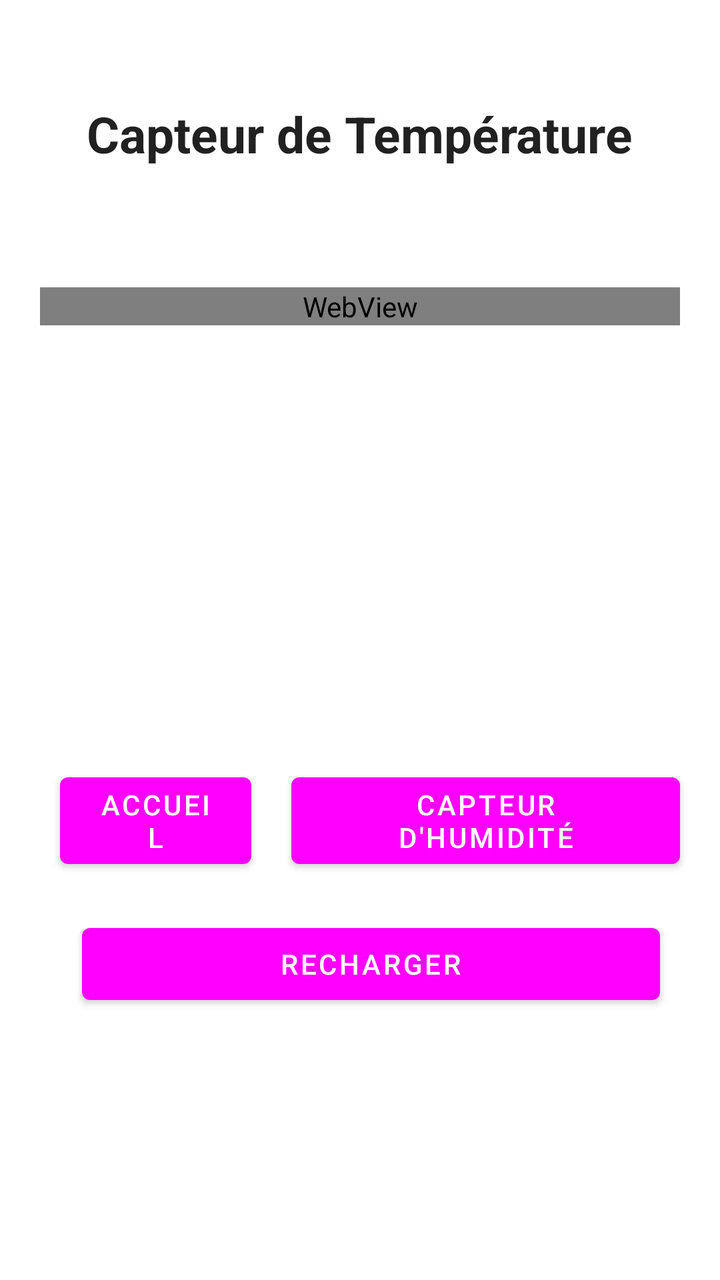
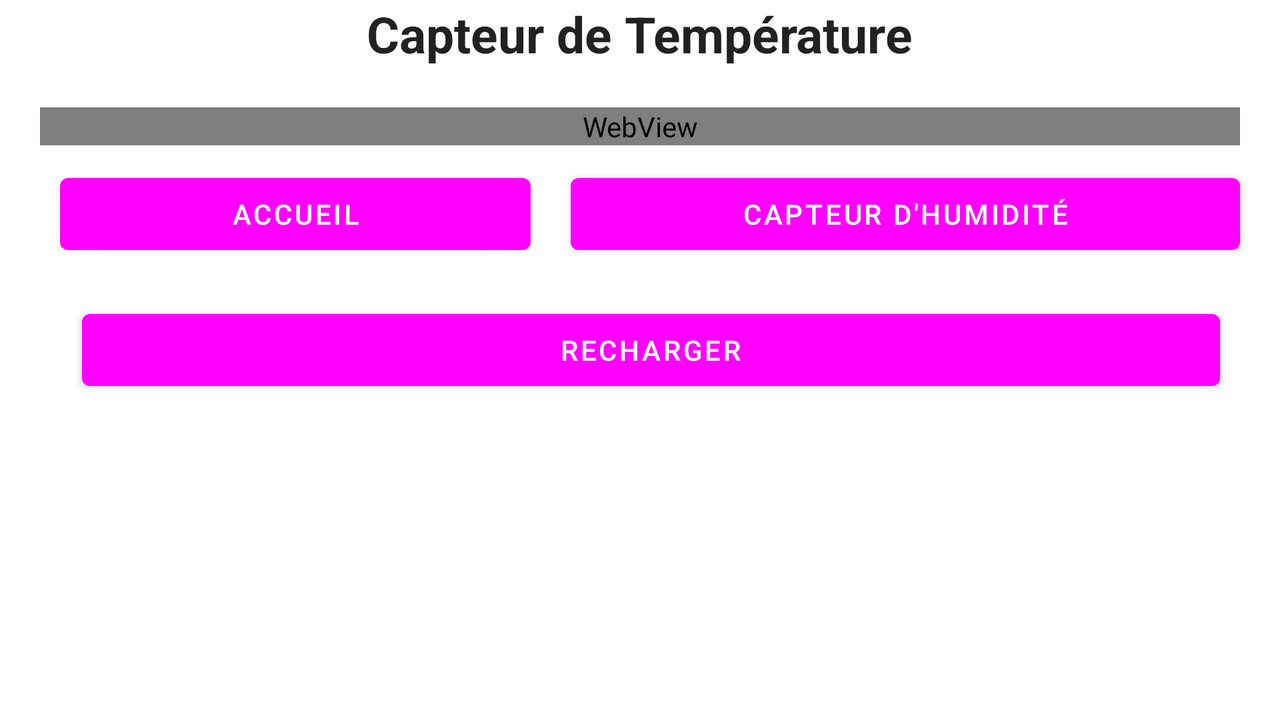

The same Android screen from two of the app's own layout files: first res/layout/ as a phone draws it, then the repository's variant for another configuration, drawn on a device whose configuration selects that folder. Both files follow.
<!-- AndroidManifest.xml: application theme Theme.WeatherReport -->
<!-- res/layout/temperature.xml -->
<?xml version="1.0" encoding="utf-8"?>
<androidx.constraintlayout.widget.ConstraintLayout xmlns:android="http://schemas.android.com/apk/res/android"
    xmlns:app="http://schemas.android.com/apk/res-auto"
    xmlns:tools="http://schemas.android.com/tools"
    android:layout_width="match_parent"
    android:layout_height="match_parent"
    tools:context=".Temperature"
    android:layout_marginTop="50dp"
    android:orientation="horizontal">


    <HorizontalScrollView
        android:layout_width="match_parent"
        android:layout_height="match_parent"
        android:fillViewport="true">

        <LinearLayout
            android:layout_width="match_parent"
            android:layout_height="match_parent"
            android:orientation="vertical">

            <TextView
                android:layout_width="wrap_content"
                android:layout_height="wrap_content"
                android:text="@string/temperature"
                style="@style/titre"/>

            <WebView
                android:id="@+id/afficheFieldTmp"
                android:layout_width="match_parent"
                android:layout_height="wrap_content"
                android:layout_margin="20dp">

            </WebView>

            <LinearLayout
                android:layout_width="match_parent"
                android:layout_height="wrap_content"
                android:orientation="horizontal"
                android:layout_marginTop="200dp">

                <Button
                    android:id="@+id/buttonHome"
                    android:layout_width="wrap_content"
                    android:layout_height="wrap_content"
                    android:text="@string/buttonHome"
                    style="@style/btBasGauche"/>

                <Button
                    android:id="@+id/buttonVersHum"
                    android:layout_width="wrap_content"
                    android:layout_height="wrap_content"
                    android:text="@string/buttonVersHum"
                    style="@style/btBasDroit"/>


            </LinearLayout>


            <LinearLayout
                android:layout_width="match_parent"
                android:layout_height="wrap_content">

                <Button
                    android:id="@+id/buttonRefresh"
                    style="@style/btSuivant"
                    android:layout_width="wrap_content"
                    android:layout_height="wrap_content"
                    android:text="@string/buttonRefresh" />

            </LinearLayout>



        </LinearLayout>


    </HorizontalScrollView>


</androidx.constraintlayout.widget.ConstraintLayout>
<!-- resources referenced by this layout -->
<resources>
  <string name="buttonHome">Accueil</string>
  <string name="buttonRefresh">Recharger</string>
  <string name="buttonVersHum">Capteur d\'humidité</string>
  <string name="temperature">Capteur de Température</string>
  <style name="btBasDroit">
          <item name="android:layout_width">wrap_content</item>
          <item name="android:layout_height">wrap_content</item>
          <item name="android:layout_marginRight">20dp</item>
          <item name="android:layout_marginLeft">10dp</item>
          <item name="android:layout_marginBottom">20dp</item>
          <item name="android:layout_weight">2</item>
          <item name="android:theme">@style/Theme.WeatherReport</item>
      </style>
  <style name="btBasGauche">
          <item name="android:layout_width">wrap_content</item>
          <item name="android:layout_height">wrap_content</item>
          <item name="android:layout_marginRight">10dp</item>
          <item name="android:layout_marginLeft">30dp</item>
          <item name="android:layout_weight">2</item>
          <item name="android:theme">@style/Theme.WeatherReport</item>
      </style>
  <style name="btSuivant">
          <item name="android:layout_width">wrap_content</item>
          <item name="android:layout_height">wrap_content</item>
          <item name="android:layout_marginRight">30dp</item>
          <item name="android:layout_marginLeft">41dp</item>
          <item name="android:layout_weight">2</item>
          <item name="android:theme">@style/Theme.WeatherReport</item>
  
  
      </style>
  <style name="titre">
          <item name="android:textStyle">bold</item>
          <item name="android:layout_width">wrap_content</item>
          <item name="android:layout_height">wrap_content</item>
          <item name="android:layout_gravity">center</item>
          <item name="android:textAppearance">@style/TextAppearance.AppCompat.Large</item>
  
          <item name="android:textSize">25dp</item>
          <item name="android:layout_marginBottom">40dp</item>
      </style>
  <style name="Theme.WeatherReport" parent="Theme.MaterialComponents.DayNight.DarkActionBar">
          
          <item name="colorPrimary">@color/orange</item>
          <item name="colorPrimaryVariant">@color/gray</item>
          <item name="colorOnPrimary">@color/white</item>
          
          <item name="colorSecondary">@color/orange</item>
          <item name="colorSecondaryVariant">@color/orange</item>
          <item name="colorOnSecondary">@color/black</item>
          
          <item name="android:statusBarColor" tools:targetApi="l">?attr/colorPrimaryVariant</item>
          
      </style>
</resources>
<!-- res/layout-land/temperature.xml (the repository's variant of the layout above) -->
<!-- drawn on the phone turned sideways -->
<?xml version="1.0" encoding="utf-8"?>
<androidx.constraintlayout.widget.ConstraintLayout xmlns:android="http://schemas.android.com/apk/res/android"
    xmlns:app="http://schemas.android.com/apk/res-auto"
    xmlns:tools="http://schemas.android.com/tools"
    android:layout_width="match_parent"
    android:layout_height="match_parent"
    tools:context=".Temperature"
    android:layout_marginTop="0dp"
    android:orientation="horizontal">


    <ScrollView
        android:layout_width="match_parent"
        android:layout_height="match_parent"
        android:fillViewport="true">

        <LinearLayout
            android:layout_width="match_parent"
            android:layout_height="match_parent"
            android:orientation="vertical">

            <TextView
                android:layout_width="wrap_content"
                android:layout_height="wrap_content"
                android:text="@string/temperature"
                style="@style/titrePaysage"/>

            <WebView
                android:id="@+id/afficheFieldTmp"
                android:layout_width="match_parent"
                android:layout_height="wrap_content"
                android:layout_margin="20dp">

            </WebView>

            <LinearLayout
                android:layout_width="match_parent"
                android:layout_height="wrap_content"
                android:orientation="horizontal"
                android:layout_marginTop="-10dp">

                <Button
                    android:id="@+id/buttonHome"
                    android:layout_width="wrap_content"
                    android:layout_height="wrap_content"
                    android:text="@string/buttonHome"
                    style="@style/btBasGauche"/>

                <Button
                    android:id="@+id/buttonVersHum"
                    android:layout_width="wrap_content"
                    android:layout_height="wrap_content"
                    android:text="@string/buttonVersHum"
                    style="@style/btBasDroit"/>


            </LinearLayout>


            <LinearLayout
                android:layout_width="match_parent"
                android:layout_height="wrap_content">

                <Button
                    android:id="@+id/buttonRefresh"
                    style="@style/btSuivant"
                    android:layout_width="wrap_content"
                    android:layout_height="wrap_content"
                    android:text="@string/buttonRefresh" />

            </LinearLayout>



        </LinearLayout>


    </ScrollView>


</androidx.constraintlayout.widget.ConstraintLayout>
<!-- resources referenced by the variant -->
<!-- as the phone turned sideways resolves them -->
<resources>
  <string name="buttonHome">Accueil</string>
  <string name="buttonRefresh">Recharger</string>
  <string name="buttonVersHum">Capteur d\'humidité</string>
  <string name="temperature">Capteur de Température</string>
  <style name="btBasDroit">
          <item name="android:layout_width">wrap_content</item>
          <item name="android:layout_height">wrap_content</item>
          <item name="android:layout_marginRight">20dp</item>
          <item name="android:layout_marginLeft">10dp</item>
          <item name="android:layout_marginBottom">20dp</item>
          <item name="android:layout_weight">2</item>
          <item name="android:theme">@style/Theme.WeatherReport</item>
      </style>
  <style name="btBasGauche">
          <item name="android:layout_width">wrap_content</item>
          <item name="android:layout_height">wrap_content</item>
          <item name="android:layout_marginRight">10dp</item>
          <item name="android:layout_marginLeft">30dp</item>
          <item name="android:layout_weight">2</item>
          <item name="android:theme">@style/Theme.WeatherReport</item>
      </style>
  <style name="btSuivant">
          <item name="android:layout_width">wrap_content</item>
          <item name="android:layout_height">wrap_content</item>
          <item name="android:layout_marginRight">30dp</item>
          <item name="android:layout_marginLeft">41dp</item>
          <item name="android:layout_weight">2</item>
          <item name="android:theme">@style/Theme.WeatherReport</item>
  
  
      </style>
  <style name="titrePaysage">
          <item name="android:textStyle">bold</item>
          <item name="android:layout_width">wrap_content</item>
          <item name="android:layout_height">wrap_content</item>
          <item name="android:layout_gravity">center</item>
          <item name="android:textAppearance">@style/TextAppearance.AppCompat.Large</item>
  
          <item name="android:textSize">25dp</item>
          <item name="android:layout_marginBottom">0dp</item>
      </style>
  <style name="Theme.WeatherReport" parent="Theme.MaterialComponents.DayNight.DarkActionBar">
          
          <item name="colorPrimary">@color/orange</item>
          <item name="colorPrimaryVariant">@color/gray</item>
          <item name="colorOnPrimary">@color/white</item>
          
          <item name="colorSecondary">@color/orange</item>
          <item name="colorSecondaryVariant">@color/orange</item>
          <item name="colorOnSecondary">@color/black</item>
          
          <item name="android:statusBarColor" tools:targetApi="l">?attr/colorPrimaryVariant</item>
          
      </style>
</resources>
